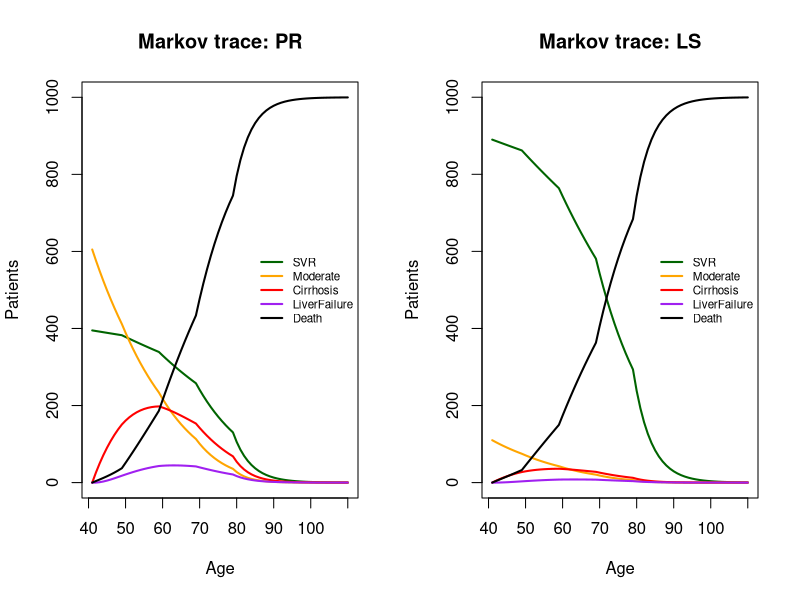

The R script that drew this image:
#=================================================================
  # Markov cohort model - cost-effectiveness analysis (CEA)
  # Chronic hepatitis C: PR (pegylated interferon + ribavirin)
  #                 vs   LS (ledipasvir + sofosbuvir, the new regimen)
  #
  # Author: Min Kang
  #
  # Note: Model structure and input parameters are adapted from
  # coursework materials, which draw on published studies.
# =================================================================


# -----------------------------------------------------------------
# STEP 1. INPUT PARAMETERS
# -----------------------------------------------------------------


params <- list(
  # --- annual transition probabilities ---
  p_mod_cirr = 0.043,   # Moderate  -> Cirrhosis
  p_cirr_lf  = 0.039,   # Cirrhosis -> Liver failure
  p_lf_death = 0.135,   # Liver failure -> Death (disease-related)

  # --- cost of ONE cycle spent in each state ---
  cost_svr   = 0,       # assumed 0 (cured) 
  cost_mod   = 2000,
  cost_cirr  = 3700,
  cost_lf    = 6300,
  cost_death = 0,       # cost of the transition Liver failure -> Death

  # --- quality-of-life weights (utilities) for one cycle ---
  u_svr  = 0.71,
  u_mod  = 0.66,
  u_cirr = 0.55,
  u_lf   = 0.45,

  # --- model settings ---
  start_age   = 40,
  n_cycles    = 70,      
  cohort_size = 1000,
  disc_cost   = 0.035,   # discount rate for costs
  disc_qaly   = 0.035  # discount rate for QALYs and life years
)

# Age specific mortality rates
#   0-29, 30-39, 40-49, 50-59, 60-69, 70-79, 80+
age_breaks <- c(0,     30,    40,    50,    60,    70,    80)
mort_rates <- c(0.002, 0.002, 0.004, 0.012, 0.027, 0.066, 0.189)

# Treatment-specific inputs
p_svr_PR <- 0.395    # probability of SVR with PR
p_svr_LS <- 0.89     # probability of SVR with LS

# Cost of the full treatment course per patient, paid once at cycle 0 (the start).
cost_tx_PR <- 6400
cost_tx_LS <- 44000


# -----------------------------------------------------------------
# STEP 2. HELPER FUNCTION: the transition matrix for ONE cycle
# -----------------------------------------------------------------
# A transition matrix says: "of the people in state X (row), what share move to state Y (column) during one cycle?"  Each row must add up to 1.
# mu = natural death risk at the current age.

state_names <- c("SVR", "Moderate", "Cirrhosis", "LiverFailure", "Death")

build_transition_matrix <- function(mu, params) {

  P <- matrix(0, nrow = 5, ncol = 5,
              dimnames = list(from = state_names, to = state_names))

  # SVR: cured, can only die of natural causes
  P["SVR", "Death"] <- mu
  P["SVR", "SVR"]   <- 1 - mu

  # Moderate: may progress to cirrhosis, or die naturally
  P["Moderate", "Cirrhosis"] <- params$p_mod_cirr
  P["Moderate", "Death"]     <- mu
  P["Moderate", "Moderate"]  <- 1 - params$p_mod_cirr - mu

  # Cirrhosis: may progress to liver failure, or die naturally
  P["Cirrhosis", "LiverFailure"] <- params$p_cirr_lf
  P["Cirrhosis", "Death"]        <- mu
  P["Cirrhosis", "Cirrhosis"]    <- 1 - params$p_cirr_lf - mu

  # Liver failure: dies of the disease OR naturally 
  P["LiverFailure", "Death"]        <- mu + params$p_lf_death
  P["LiverFailure", "LiverFailure"] <- 1 - mu - params$p_lf_death

  # Death is the absorbing state: once dead, always dead
  P["Death", "Death"] <- 1

  # Safety check: every row must sum to 1, otherwise stop with an error
  stopifnot(all(abs(rowSums(P) - 1) < 1e-10))

  return(P)
}


# -----------------------------------------------------------------
# STEP 3. THE MARKOV MODEL FUNCTION
# -----------------------------------------------------------------
run_markov <- function(p_svr, cost_tx, params) {
  
  n <- params$n_cycles
  
  # The "Markov trace": rows = cycles, columns = states.
  
  trace <- matrix(0, nrow = n, ncol = 5,
                  dimnames = list(NULL, state_names))
  
  # Cycle 1 = initial split of the cohort by treatment success.
  
  trace[1, "SVR"]      <- params$cohort_size * p_svr
  trace[1, "Moderate"] <- params$cohort_size * (1 - p_svr)
  
  # Cycles 2..n: multiply last cycle's distribution by the transition matrix
  for (t in 2:n) {
    age <- params$start_age + t   # age in this cycle
    mu  <- mort_rates[findInterval(age, age_breaks)]  # natural death risk
    P   <- build_transition_matrix(mu, params)
    trace[t, ] <- trace[t - 1, ] %*% P   # matrix multiplication
  }
  
  # ---- outcomes per cycle ----
  cycle  <- 1:n
  age    <- params$start_age + cycle
  alive  <- rowSums(trace[, 1:4])  # everyone not in Death
  ly     <- alive          # life-years this cycle
  
  # QALYs = people in each state x that state's quality-of-life weight
  u_vec    <- c(params$u_svr, params$u_mod, params$u_cirr, params$u_lf, 0)
  qaly     <- as.vector(trace %*% u_vec)
  
  # Costs = people in each state x that state's cost per cycle
  c_vec    <- c(params$cost_svr, params$cost_mod, params$cost_cirr,
                params$cost_lf, 0)
  new_lf_deaths <- c(0, head(trace[, "LiverFailure"], -1)) * params$p_lf_death
  # New liver-failure deaths this cycle = people in liver failure LAST cycle x death probability
  # (c(0, head(..., -1)) shifts the column down by one cycle)

    cost_cyc <- as.vector(trace %*% c_vec) + new_lf_deaths * params$cost_death
    #sensitivity analysis of cost of death !=0
  
  # ---- discounting: 1 / (1 + rate)^year ----
  # Life-years and QALYs discount rate: df_out.
  df_cost <- 1 / (1 + params$disc_cost) ^ cycle
  df_out  <- 1 / (1 + params$disc_qaly) ^ cycle

  
  trace_df <- data.frame(
    cycle, age, round(trace, 2), # n(each state) rounded to 2nd decimal for display
    total_death = round(params$cohort_size - alive, 2),
    ly_undisc   = alive,
    qaly_undisc = qaly,
    cost_undisc = cost_cyc,
    df_cost, df_out,
    ly_disc     = alive * df_out,
    qaly_disc   = qaly * df_out,
    cost_disc   = cost_cyc * df_cost
  )
  
  # ---- lifetime totals for the whole cohort ----
  # Treatment cost is paid once at the start = no discount 
  
  total_cost <- cost_tx * params$cohort_size + sum(trace_df$cost_disc)
  
  summary <- data.frame(
    ly_undisc   = sum(trace_df$ly_undisc),
    ly_disc     = sum(trace_df$ly_disc),
    qaly_undisc = sum(trace_df$qaly_undisc),
    qaly_disc   = sum(trace_df$qaly_disc),
    cost_disc   = total_cost
  )
  
  return(list(trace = trace_df, summary = summary))
  # Wrap the two tables in a list so the function can return both
}

# -----------------------------------------------------------------
# STEP 4. RUN THE MODEL FOR BOTH STRATEGIES & CHECK
# -----------------------------------------------------------------
PR <- run_markov(p_svr_PR, cost_tx_PR, params)
LS <- run_markov(p_svr_LS, cost_tx_LS, params)

# First check: PR/LS totals per 1000 patients. 
cat("\n--- PR/LS totals for the cohort of", params$cohort_size, "---\n")

# Starting Split check
PR$trace[1, c("SVR", "Moderate")] # 395 SVR / 605 Moderate
LS$trace[1, c("SVR", "Moderate")] # 890 SVR / 110 Moderate

# Every cycle, all 5 states should add up to the 1000 patients
# Tolerance 0.03 > max rounding error of 5 states x 0.005 = 0.025
all(abs(rowSums(PR$trace[, c("SVR","Moderate","Cirrhosis","LiverFailure","Death")]) - 1000) < 0.03)
all(abs(rowSums(LS$trace[, c("SVR","Moderate","Cirrhosis","LiverFailure","Death")]) - 1000) < 0.03)

# By the last cycle nearly everyone should have died
tail(PR$trace$Death, 1)
tail(LS$trace$Death, 1)

print(round(PR$summary, 1))
print(round(LS$summary, 1))

# -----------------------------------------------------------------
# STEP 5. COST-EFFECTIVENESS RESULTS (per patient)
# -----------------------------------------------------------------
n_pat <- params$cohort_size

results <- data.frame(
  Strategy = c("PR", "LS"),
  Cost     = c(PR$summary$cost_disc,   LS$summary$cost_disc)   / n_pat,
  LYs      = c(PR$summary$ly_disc,     LS$summary$ly_disc)     / n_pat,
  QALYs    = c(PR$summary$qaly_disc,   LS$summary$qaly_disc)   / n_pat
)

cat("\n--- Discounted results per patient ---\n")
print(round(results[, -1], 3)) # except for the first column (Strategy name)

# Incremental analysis: LS minus PR
d_cost <- results$Cost[2]  - results$Cost[1]
d_qaly <- results$QALYs[2] - results$QALYs[1]
d_ly   <- results$LYs[2]   - results$LYs[1]

cat("\nIncremental cost  :", round(d_cost, 0), "\n")
cat("Incremental QALYs :", round(d_qaly, 3), "\n")
cat("Incremental LYs   :", round(d_ly, 3), "\n")

# ICER = extra cost / extra QALYs
if (d_qaly > 0 && d_cost < 0) {  
  cat("LS DOMINATES PR\n")
} else if (d_qaly > 0) {
  cat("ICER:", round(d_cost / d_qaly, 0), "per QALY gained\n")
} else {
  cat("LS gives no QALY gain over PR - check inputs.\n")
}



# -----------------------------------------------------------------
# STEP 6. DRAW A PLOT
# -----------------------------------------------------------------

cols <- c("darkgreen", "orange", "red", "purple", "black")

par(mfrow = c(1, 2))          # two plots side by side

# Left plot: PR
matplot(PR$trace$age, PR$trace[, state_names],
        type = "l", lty = 1, lwd = 2, col = cols,
        xlab = "Age", ylab = "Patients", main = "Markov trace: PR")
legend("right", legend = state_names, col = cols, lty = 1, lwd = 2, bty = "n", cex = 0.7)

# Right plot: LS
matplot(LS$trace$age, LS$trace[, state_names],
        type = "l", lty = 1, lwd = 2, col = cols,
        xlab = "Age", ylab = "Patients", main = "Markov trace: LS")
legend("right", legend = state_names, col = cols, lty = 1, lwd = 2, bty = "n", cex = 0.7)

par(mfrow = c(1, 1))          # settings back to one plot at a time
